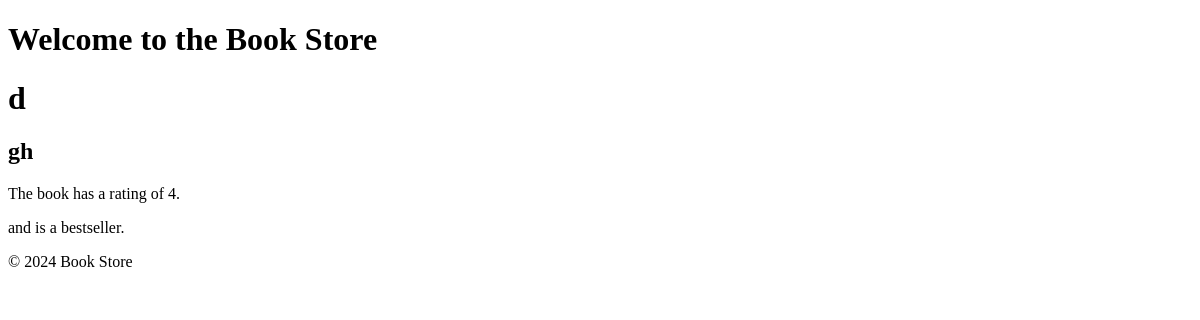
Page /d on the earlier database version.
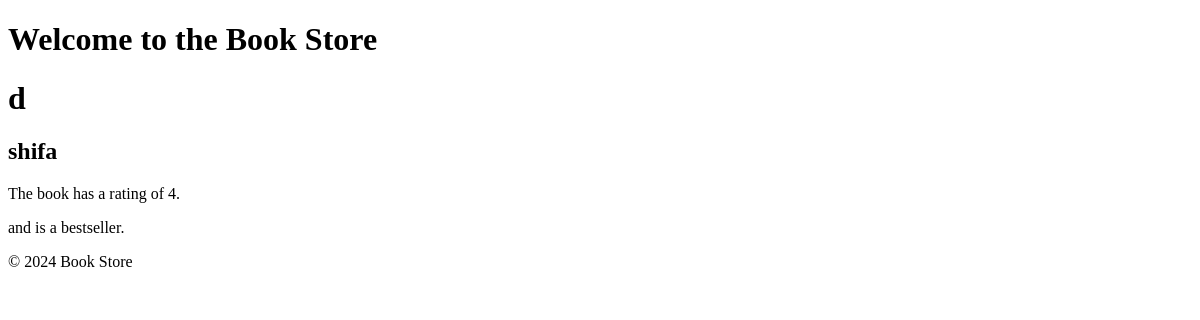
Same page on the later database version.
### book_outlet/models.py (models this page shows, shortened)
class Book(models.Model):
    title = models.CharField(max_length=50)
    rating = models.IntegerField(
        validators=[MinValueValidator(1), MaxValueValidator(5)]
    )
    author = models.CharField(null=True, max_length=100)
    is_bestselling = models.BooleanField(default=False)
    slug = models.SlugField(default="", blank=True, editable=False, null=False, unique=True)

### book_outlet/views.py (the view)
# urls.py: path("<str:title>", views. book_detail, name="book_detail"),
def book_detail(request,title):
    book = Book.objects.get(title=title)
    return render(request, "book_outlet/book_detail.html",{
        "title": book.title,
        "author": book.author,
        "rating": book.rating,
        "is_bestselling" : book.is_bestselling
    })

### book_outlet/templates/book_outlet/book_detail.html (shortened to what this page needs)
{% extends "book_outlet/base.html" %}
{% block content %}
    <h1>{{ title }}</h1>
    <h2>{{ author }}</h2>
    <p>The book has a rating of {{ rating }}.</p>
    {% if is_bestselling %}
        and is a bestseller.
    {% else %}
        but isn't a bestseller.
    {% endif %}
{% endblock %}

Differences in the rows shown:
changed Book: author "gh" → "shifa"
